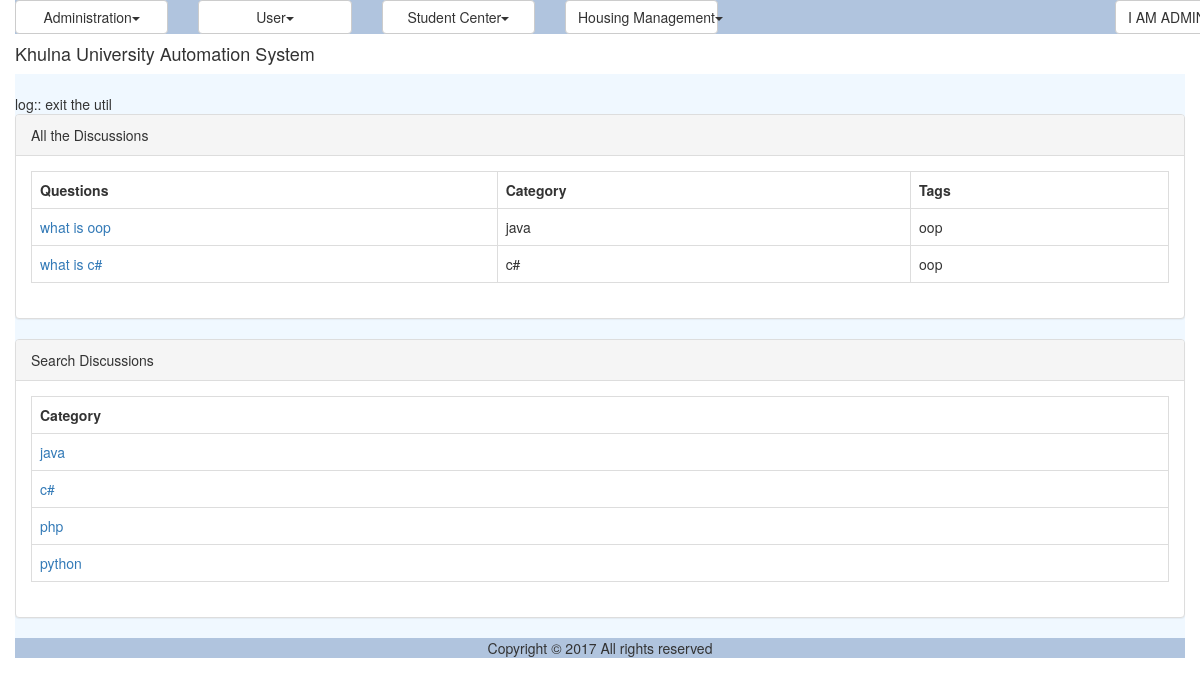
The page /discussion_list.php (signed in) on the database its author committed.
### tables this page shows
CREATE TABLE `tbl_discussion` (
  `ID` varchar(40) NOT NULL,
  `Title` varchar(150) NOT NULL,
  `CategoryID` varchar(40) NOT NULL,
  `Description` varchar(300) NOT NULL,
  `Tag` varchar(200) NOT NULL,
  `CreationDate` datetime NOT NULL,
  `CreatorID` varchar(40) NOT NULL
);

CREATE TABLE `tbl_discussion_category` (
  `ID` varchar(40) NOT NULL,
  `Name` varchar(40) NOT NULL
);

### modules/forum/ui/blade/view.discussion.blade.php (called while the page is built, shortened)
<?php
include_once './util/class.util.php';
include_once '/../../bao/class.discussionbao.php';
include_once '/../../bao/class.discussionCategorybao.php';
$_DiscussionBAO = new DiscussionBAO();
$_DiscussionCategoryBAO = new DiscussionCategoryBAO();
?>

### modules/forum/bao/class.discussionbao.php (called while the page is built, shortened)
<?php
include_once './util/class.util.php';
include_once '/../dao/class.discussiondao.php';
Class DiscussionBAO{
	private $_DiscussionDAO;
	function DiscussionBAO(){
		$this->_DiscussionDAO = new DiscussionDAO();
	}
	public function getAllDiscussions(){
		$Result = $this->_DiscussionDAO->getAllDiscussions();
		return $Result;
	}
	public function getNameFromCatagoryID($Discussion){
		$Result = $this->_DiscussionDAO->getNameFromCatagoryID($Discussion);
		return $Result;
	}
}
?>

### modules/forum/dao/class.discussiondao.php (called while the page is built, shortened)
<?php
include_once './common/class.common.php';
include_once './common/class.common.forum.php';
include_once './util/class.util.php';
include_once 'class.discussionCategorydao.php';
Class DiscussionDAO{
	private $_DB;
	function DiscussionDAO(){
		$this->_DB = DBUtil::getInstance();
	}
	public function getAllDiscussions(){
		$DiscussionList = array();
		$this->_DB->doQuery("SELECT * FROM tbl_discussion");
		$rows = $this->_DB->getAllRows();
		for($i = 0; $i < sizeof($rows); $i++) {
			$row = $rows[$i];
			$this->_Discussion = new Discussion();
		    $this->_Discussion->setID ( $row['ID']);
		    $this->_Discussion->setName( $row['Title'] );
		    $this->_Discussion->setCategory( $row['CategoryID'] );
		    $this->_Discussion->setDescription( $row['Description'] );
		    $this->_Discussion->setTag( $row['Tag'] );
		    $this->_Discussion->setCreationDate( $row['CreationDate'] );
		    $this->_Discussion->setCreator( $row['CreatorID'] );
		    $DiscussionList[]=$this->_Discussion;
		}
		$Result = new Result();
		$Result->setIsSuccess(1);
		$Result->setResultObject($DiscussionList);
		return $Result;
	}
	public function getNameFromCatagoryID($CatagoryID){
		$SQL = "SELECT * FROM tbl_discussion_category
				WHERE ID='".$CatagoryID."'";
		$SQL = $this->_DB->doQuery($SQL);
		$row = $this->_DB->getTopRow();
		$this->_DiscussionCategory = new DiscussionCategory();
		$this->_DiscussionCategory->setID ( $row['ID']);
		$this->_DiscussionCategory->setName( $row['Name'] );
	 	$Result = new Result();
		$Result->setIsSuccess(1);
		$Result->setResultObject($this->_DiscussionCategory);
		return $Result;
	}
}
?>

### common/class.common.php (called while the page is built, shortened)
<?php
class Result{
    private $_IsSuccess=0;
    private $_ResultObject;
    public function setIsSuccess($IsSuccess){
        $this->_IsSuccess = $IsSuccess;
    }
    public function getIsSuccess(){
        return $this->_IsSuccess;
    }
    public function setResultObject($ResultObject){
        $this->_ResultObject = $ResultObject;
    }
    public function getResultObject(){
        return $this->_ResultObject;
    }
}
?>

### common/class.common.forum.php (called while the page is built, shortened)
<?php
class DiscussionCategory{
    private $_ID;
    private $_name;
    public function setID ( $ID ) {
        $this->_ID = $ID;
    }
    public function getID () {
        return $this->_ID;
    }
    public function setName ($Name){
        $this->_name = $Name;
    }
    public function getName(){
        return $this->_name;
    }
}
class Discussion{
    private $_ID;
    private $_Name;
    private $_Category;
    private $_Tag;
    public function setID ( $ID ) {
        $this->_ID = $ID;
    }
    public function getID () {
        return $this->_ID;
    }
    public function setName ( $Name ) {
        $this->_Name = $Name;
    }
    public function getName () {
        return $this->_Name;
    }
    public function setCategory ( $Category ) {
        $this->_Category = $Category;
    }
    public function getCategory () {
        return $this->_Category;
    }
    public function setTag( $Tag ) {
        $this->_Tag = $Tag;
    }
    public function getTag() {
        return $this->_Tag;
    }
}
?>

### modules/forum/bao/class.discussionCategorybao.php (called while the page is built, shortened)
<?php
include_once './util/class.util.php';
include_once '/../dao/class.discussionCategorydao.php';
Class DiscussionCategoryBAO{
	private $_DiscussionCategoryDAO;
	function DiscussionCategoryBAO(){
		$this->_DiscussionCategoryDAO = new DiscussionCategoryDAO();
	}
	public function getAllDiscussionCategorys(){
		$Result = $this->_DiscussionCategoryDAO->getAllDiscussionCategorys();
		return $Result;
	}
}
?>

### modules/forum/dao/class.discussionCategorydao.php (called while the page is built, shortened)
<?php
include_once './common/class.common.php';
include_once './common/class.common.forum.php';
include_once './util/class.util.php';
Class DiscussionCategoryDAO{
	private $_DB;
	function DiscussionCategoryDAO(){
		$this->_DB = DBUtil::getInstance();
	}
	public function getAllDiscussionCategorys(){
		$DiscussionCategoryList = array();
		$this->_DB->doQuery("SELECT * FROM tbl_discussion_category");
		$rows = $this->_DB->getAllRows();
		for($i = 0; $i < sizeof($rows); $i++) {
			$row = $rows[$i];
			$this->_DiscussionCategory = new DiscussionCategory();
		    $this->_DiscussionCategory->setID ( $row['ID']);
		    $this->_DiscussionCategory->setName( $row['Name'] );
		    $DiscussionCategoryList[]=$this->_DiscussionCategory;
		}
		$Result = new Result();
		$Result->setIsSuccess(1);
		$Result->setResultObject($DiscussionCategoryList);
		return $Result;
	}
}
?>

### modules/forum/ui/view.discussionList.php (the view)
<?php
include_once 'blade/view.discussion.blade.php';
include_once './common/class.common.php';
?>
<div class="panel panel-default">
    <div class="panel-heading">All the Discussions</div>
    <div class="panel-body">
	<table class="table table-bordered">
	<?php
	$Result = $_DiscussionBAO->getAllDiscussions();
	if($Result->getIsSuccess()){
		$DiscussionList = $Result->getResultObject();
	?>
		<tr>
			<th>Questions</th>
			<th>Category</th>
			<th>Tags</th>
		</tr>
		<?php
		for($i = 0; $i < sizeof($DiscussionList); $i++) {
			$Discussion = $DiscussionList[$i];
			?>
		    <tr>
		    <td><a href="discussion_comment.php?view=<?php echo $Discussion->getID(); ?>" onclick="return ; " >
		    <?php echo $Discussion->getName(); ?></a></td>
			    <td><?php $id = $Discussion->getCategory();
			    	$Result2 = $_DiscussionBAO->getNameFromCatagoryID($id);
			    	if ($Result2->getIsSuccess()) {
			    		$DiscussionCategory = $Result2->getResultObject();
			    		echo $DiscussionCategory->getName();
			    	}
			    	 ?></td>
			    <td><?php echo $Discussion->getTag(); ?></td>
		    </tr>
	    <?php
		}
	}
	else{
		echo $Result->getResultObject();
	}
	?>
	</table>
</div>
</div>
<div class="panel panel-default">
    <div class="panel-heading">Search Discussions</div>
    <div class="panel-body">
		<table class="table table-bordered">
			<tr><th>Category</th></tr>
			<tr><?php
				$Result = $_DiscussionCategoryBAO->getAllDiscussionCategorys();
				if($Result->getIsSuccess())
				{
					$DiscussionCategorys = $Result->getResultObject();
			        for ($i=0; $i < sizeof($DiscussionCategorys); $i++)
					{
						$DiscussionCategory = $DiscussionCategorys[$i];?>
						<tr><td><a href="search_discussion.php?Category=<?php echo $DiscussionCategory->getID(); ?>" onclick="return; "> <?php echo $DiscussionCategory->getName() ?> </a></td></tr>
					<?php
					}
				}
				?>
			</tr>
		</table>
	</div>
</div>

### resources/css/style.css (style rules this page uses)
table,td { border:solid #e9e9e9 1px; }

### rows shown on the page
tbl_discussion: Title "what is oop", tbl_discussion_category.Name "java", Tag "oop"
tbl_discussion: Title "what is c#", tbl_discussion_category.Name "c#", Tag "oop"
tbl_discussion_category: Name "java"
tbl_discussion_category: Name "c#"
tbl_discussion_category: Name "php"
tbl_discussion_category: Name "python"

### other values the page prints
$globalMenu[$i]->getTitle() "Administration User Student Center Housing Management"
$CurrentUser->getFirstName() "I AM"
